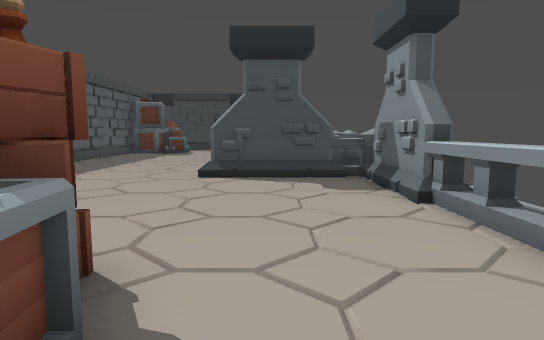
view 1 (above)

15 first-person views from a walk through a Godot game level. The camera is 1.2 m above the floor, tilts 6° down and sees 75° across. The floor is counted in squares, 1 m on a side. Each view is taken from the middle of a square. On the plan, view 1 faces up. The plan holds only what a view shows up to about 14 squares ahead; the rest is blank. The place goes on beyond the plan.

view 2
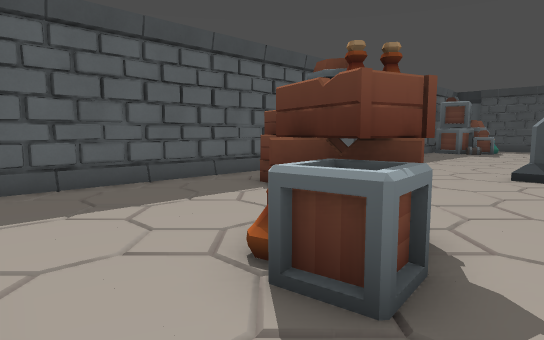

view 3
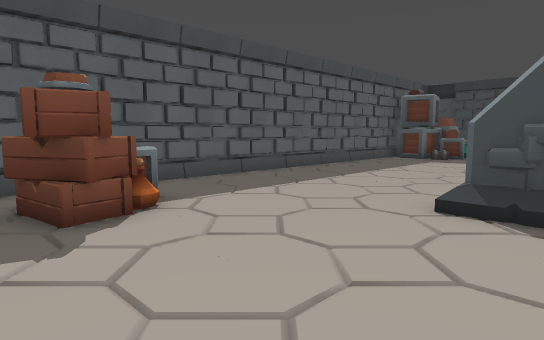

view 4
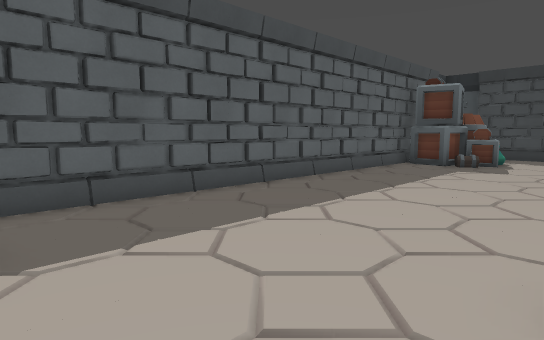

view 5
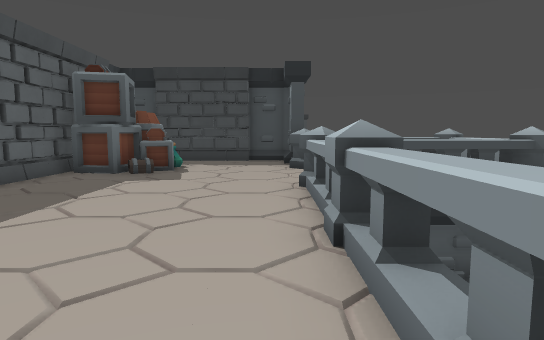

view 6
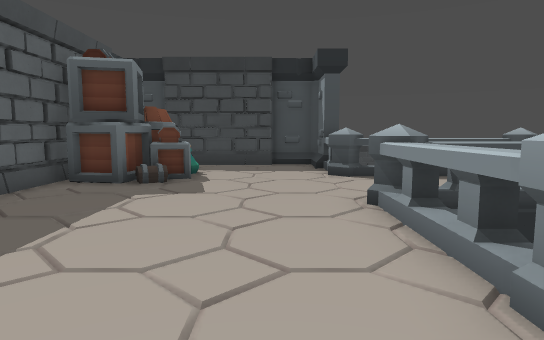

view 7
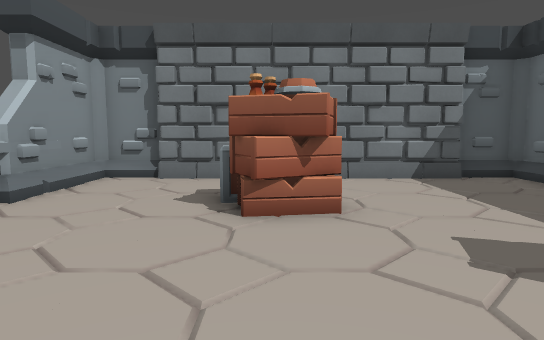

view 8
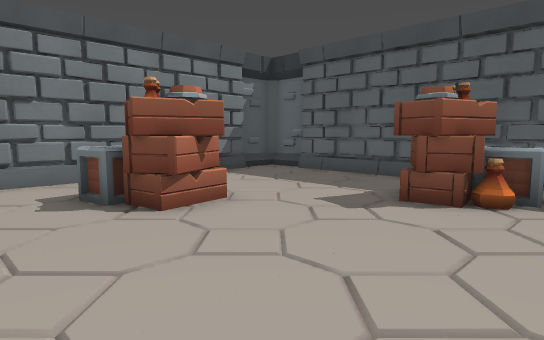

view 9
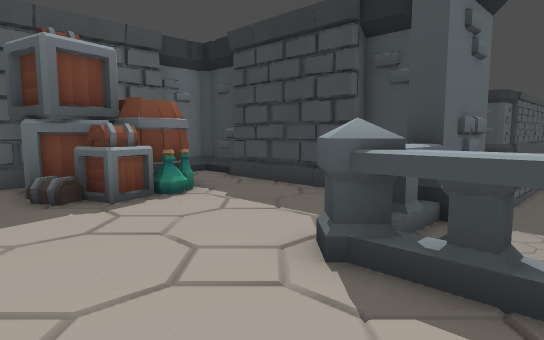

view 10
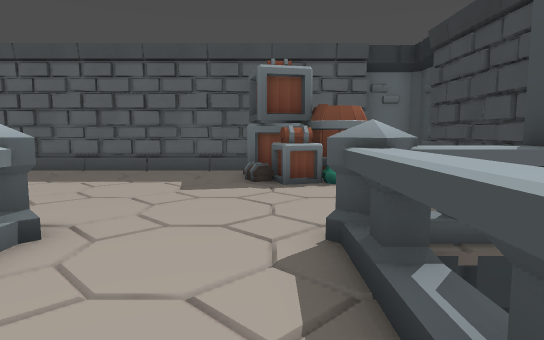

view 11
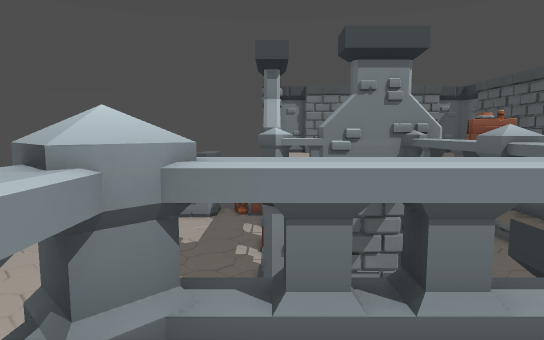

view 12
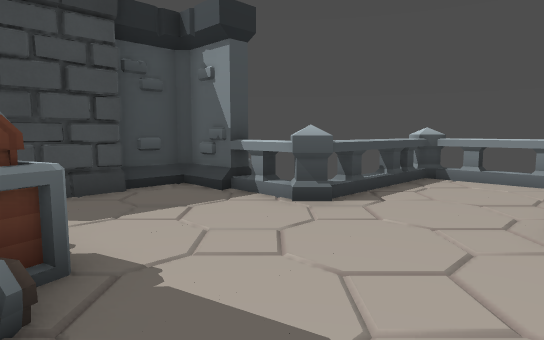

view 13
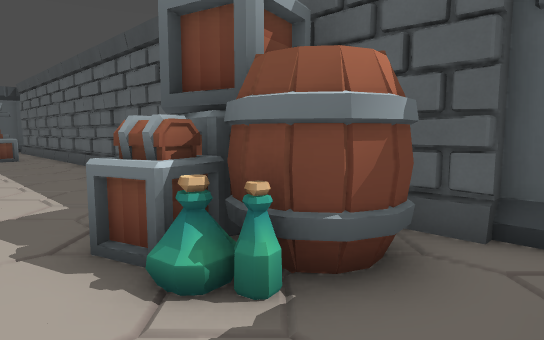

view 14
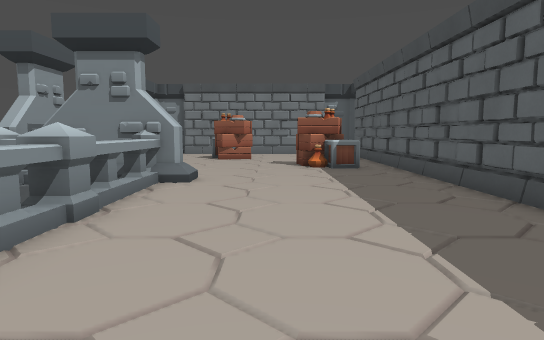

view 15
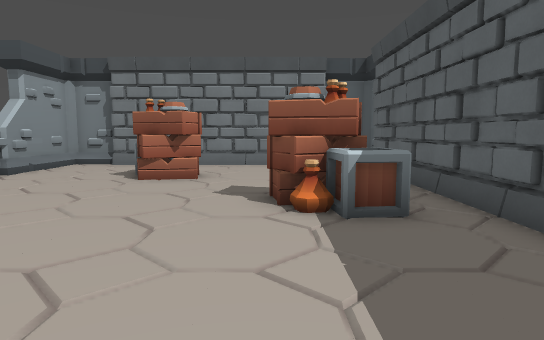

### Floor plan
Key: @ floor where view 1 was taken; # wall or solid block; x gap in a wall; . floor; ^ raised ledge; v drop or lower ground; C crate.
Columns run from 9 left of view 1 to 4 right of it. Each row starts with its distance up from view 1.
 26 #########
 25 #.......#
 24 #.......x
 23 ####....^
 22   ##....^^^^^^
 21 ####.........^
 20 #............^
 19 #............^
 18 #.......^^^^^^
 17 #.......^
 16 #.......^
 15 #.......^
 14 #.......^
 13 #.......^
 12 #.......^
 11 #.......^vvv
 10 #.......###^^
  9 #...........#
  8 #...........#v
  7 #.CC........#v
  6 #.CCC.......^v
  5 #..CC.......^
  4 #...........^
  3 #.....CC....^
  2 #.....CCC...^
  1 #......CC...#
  0 #........@..#
 -1 #...........#
 -2 #############

Where each view was taken, in squares from view 1:
view 1: 0 up, 0 right, facing up
view 2: 1 down, 0 right, facing up-left
view 3: 4 up, 0 right, facing up-left
view 4: 7 up, 2 left, facing up-left
view 5: 10 up, 2 left, facing up
view 6: 12 up, 3 left, facing up
view 7: 8 up, 2 left, facing down
view 8: 8 up, 1 right, facing down-left
view 9: 19 up, 1 right, facing up-left
view 10: 21 up, 3 right, facing left
view 11: 20 up, 3 right, facing down
view 12: 18 up, 6 left, facing up-right
view 13: 25 up, 4 left, facing down-left
view 14: 19 up, 4 left, facing down
view 15: 12 up, 5 left, facing down
